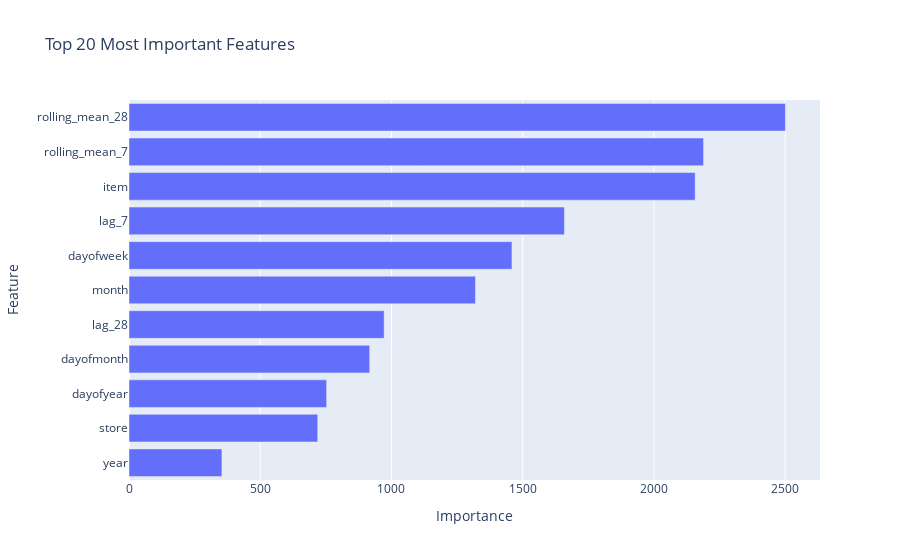

Notebook source saved alongside this figure:
### Code cell
# --- Feature Importance Analysis ---
# This cell shows WHICH features the model uses to decide.

# Get all feature names from the X_val DataFrame
feature_names = X_val.columns.tolist()

print("Plotting feature importance...")
plot_feature_importance(model, feature_names)

### Figure 1 — Plotly figure (JSON) as saved in the notebook; plotly's stock layout.template omitted (floating-point values rounded to 4 significant figures)
{"data": [{"hovertemplate": "importance=%{x}<br>feature=%{y}<extra></extra>", "legendgroup": "", "marker": {"color": "#636efa", "pattern": {"shape": ""}}, "name": "", "orientation": "h", "showlegend": false, "textposition": "auto", "type": "bar", "x": [354, 719, 753, 917, 972, 1320, 1459, 1659, 2157, 2189, 2501], "xaxis": "x", "y": ["year", "store", "dayofyear", "dayofmonth", "lag_28", "month", "dayofweek", "lag_7", "item", "rolling_mean_7", "rolling_mean_28"], "yaxis": "y"}], "layout": {"barmode": "relative", "legend": {"tracegroupgap": 0}, "title": {"text": "Top 20 Most Important Features"}, "xaxis": {"anchor": "y", "domain": [0, 1], "title": {"text": "Importance"}}, "yaxis": {"anchor": "x", "domain": [0, 1], "title": {"text": "Feature"}}}}
